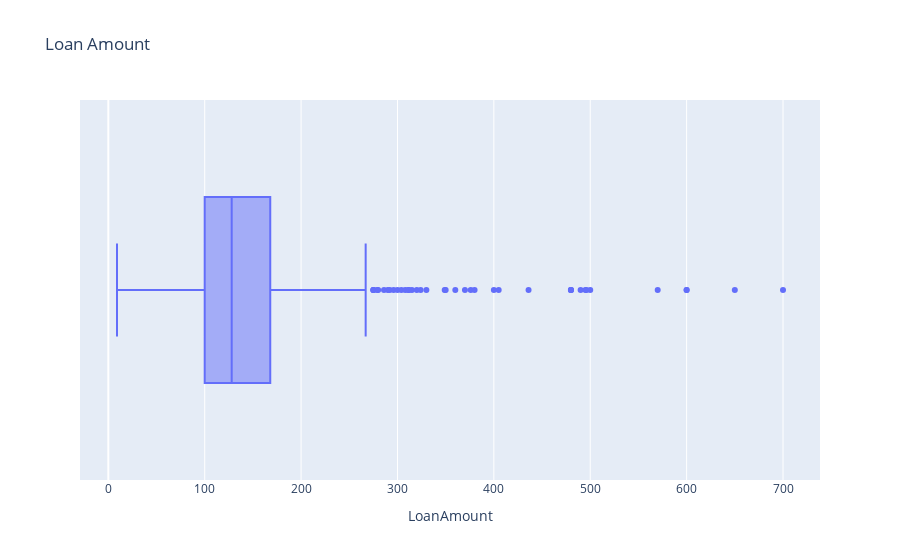

The notebook cell this image was saved under:
### Code cell
# df.boxplot(column = 'LoanAmount');
fig = px.box(df, x='LoanAmount', title='Loan Amount')
fig.show()

### Figure 1 — Plotly figure (JSON) as saved in the notebook; plotly's stock layout.template omitted (floating-point values rounded to 4 significant figures; data arrays with more than 128 entries replaced by an {"elided": "..."} marker saying what was removed)
{"data": [{"alignmentgroup": "True", "hovertemplate": "LoanAmount=%{x}<extra></extra>", "legendgroup": "", "marker": {"color": "#636efa"}, "name": "", "notched": false, "offsetgroup": "", "orientation": "h", "showlegend": false, "type": "box", "x": {"elided": "614 int values"}, "x0": " ", "xaxis": "x", "y0": " ", "yaxis": "y"}], "layout": {"boxmode": "group", "legend": {"tracegroupgap": 0}, "title": {"text": "Loan Amount"}, "xaxis": {"anchor": "y", "domain": [0, 1], "title": {"text": "LoanAmount"}}, "yaxis": {"anchor": "x", "domain": [0, 1]}}}
